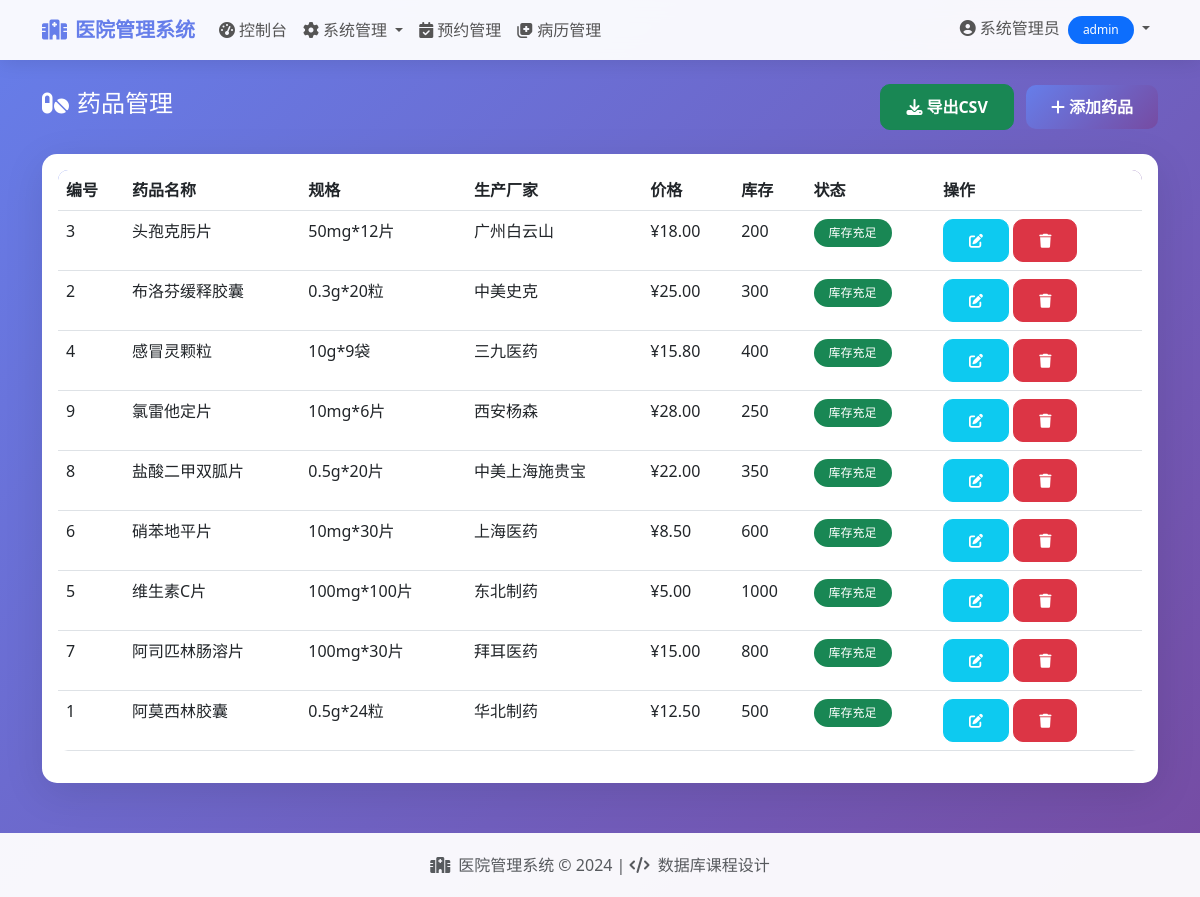
Page /admin/drugs (signed in) on the committed database.
### app.py (models this page shows, shortened)
class User(db.Model):
    __tablename__ = 'users'
    id = db.Column(db.Integer, primary_key=True)
    username = db.Column(db.String(80), unique=True, nullable=False, index=True)
    password_hash = db.Column(db.String(200), nullable=False)
    name = db.Column(db.String(100), nullable=False)
    role = db.Column(db.String(20), nullable=False)  # admin, doctor, patient
    phone = db.Column(db.String(20))
    email = db.Column(db.String(100))
    created_at = db.Column(db.DateTime, default=datetime.utcnow)
    department = db.Column(db.String(100))  # 科室
    title = db.Column(db.String(50))  # 职称
    description = db.Column(db.Text)  # 简介
    gender = db.Column(db.String(10))
    age = db.Column(db.Integer)
    address = db.Column(db.String(200))

class Drug(db.Model):
    __tablename__ = 'drugs'
    id = db.Column(db.Integer, primary_key=True)
    name = db.Column(db.String(100), nullable=False, index=True)
    specification = db.Column(db.String(200))  # 规格
    manufacturer = db.Column(db.String(200))  # 生产厂家
    price = db.Column(db.Float, nullable=False)  # 价格
    stock = db.Column(db.Integer, nullable=False, default=0)  # 库存
    description = db.Column(db.Text)
    created_at = db.Column(db.DateTime, default=datetime.utcnow)

### app.py (the view)
@app.route('/admin/drugs')
@login_required
@role_required('admin')
def admin_drugs():
    page = request.args.get('page', 1, type=int)
    drugs = Drug.query.order_by(Drug.name).paginate(page=page, per_page=10)
    return render_template('admin/drugs.html', drugs=drugs)

### app.py (called while the page is built)
def role_required(*roles):
    def decorator(f):
        @wraps(f)
        def decorated_function(*args, **kwargs):
            if not current_user.is_authenticated:
                return redirect(url_for('login'))
            if current_user.role not in roles:
                flash("您没有权限访问此页面", "danger")
                return redirect(url_for('index'))
            return f(*args, **kwargs)
        return decorated_function
    return decorator

@login_manager.user_loader
def load_user(user_id):
    return User.query.get(int(user_id))

### templates/admin/drugs.html (shortened to what this page needs)
{% extends "base.html" %}
{% block content %}
<div class="fade-in">
    <div class="d-flex justify-content-between align-items-center mb-4">
        <h4 class="text-white"><i class="fas fa-pills me-2"></i>药品管理</h4>
        <div>
            <a href="{{ url_for('admin_export_drugs') }}" class="btn btn-success me-2">
                <i class="fas fa-download me-1"></i>导出CSV
            </a>
            <button class="btn btn-primary" data-bs-toggle="modal" data-bs-target="#addDrugModal">
                <i class="fas fa-plus me-1"></i>添加药品
            </button>
        </div>
    </div>
    <div class="card">
        <div class="card-body">
            <div class="table-responsive">
                <table class="table table-hover">
                    <thead>
                        <tr>
                            <th>编号</th>
                            <th>药品名称</th>
                            <th>规格</th>
                            <th>生产厂家</th>
                            <th>价格</th>
                            <th>库存</th>
                            <th>状态</th>
                            <th>操作</th>
                        </tr>
                    </thead>
                    <tbody>
                        {% for drug in drugs.items %}
                        <tr>
                            <td>{{ drug.id }}</td>
                            <td>{{ drug.name }}</td>
                            <td>{{ drug.specification or '无' }}</td>
                            <td>{{ drug.manufacturer or '无' }}</td>
                            <td>¥{{ '%.2f'|format(drug.price) }}</td>
                            <td>{{ drug.stock }}</td>
                            <td>
                                {% if drug.stock < 50 %}
                                <span class="badge bg-danger">库存不足</span>
                                {% elif drug.stock < 200 %}
                                <span class="badge bg-warning">库存偏低</span>
                                {% else %}
                                <span class="badge bg-success">库存充足</span>
                                {% endif %}
                            </td>
                            <td>
                                <button class="btn btn-sm btn-info" onclick="editDrug({{ drug.id }})">
                                    <i class="fas fa-edit"></i>
                                </button>
                                <a href="{{ url_for('admin_delete_drug', id=drug.id) }}" class="btn btn-sm btn-danger" onclick="return confirm('确定删除该药品？')">
                                    <i class="fas fa-trash"></i>
                                </a>
                            </td>
                        </tr>
                        {% else %}
                        <tr>
                            <td colspan="8" class="text-center text-muted py-4">暂无药品数据</td>
                        </tr>
                        {% endfor %}
                    </tbody>
                </table>
            </div>
        </div>
    </div>
</div>
{% endblock %}

### templates/base.html (shortened to what this page needs)
<!DOCTYPE html>
<html lang="zh-CN">
<head>
    <link href="https://cdn.bootcdn.net/ajax/libs/twitter-bootstrap/5.3.0/css/bootstrap.min.css" rel="stylesheet">
    <link href="https://cdn.bootcdn.net/ajax/libs/font-awesome/6.4.0/css/all.min.css" rel="stylesheet">
</head>
<body>
    <nav class="navbar navbar-expand-lg">
        <div class="container">
            <a class="navbar-brand" href="{{ url_for('index') }}">
                <i class="fas fa-hospital me-2"></i>医院管理系统
            </a>
            <div class="collapse navbar-collapse" id="navbarNav">
                <ul class="navbar-nav me-auto">
                    {% if current_user.is_authenticated %}
                        {% if current_user.role == 'admin' %}
                        <li class="nav-item">
                            <a class="nav-link" href="{{ url_for('admin_dashboard') }}">
                                <i class="fas fa-tachometer-alt me-1"></i>控制台
                            </a>
                        </li>
                        <li class="nav-item dropdown">
                            <a class="nav-link dropdown-toggle" href="#" role="button" data-bs-toggle="dropdown">
                                <i class="fas fa-cog me-1"></i>系统管理
                            </a>
                        </li>
                        <li class="nav-item">
                            <a class="nav-link" href="{{ url_for('admin_appointments') }}">
                                <i class="fas fa-calendar-check me-1"></i>预约管理
                            </a>
                        </li>
                        <li class="nav-item">
                            <a class="nav-link" href="{{ url_for('admin_medical_records') }}">
                                <i class="fas fa-notes-medical me-1"></i>病历管理
                            </a>
                        </li>
                        {% endif %}
                    {% endif %}
                </ul>
                <ul class="navbar-nav">
                    {% if current_user.is_authenticated %}
                    <li class="nav-item dropdown">
                        <a class="nav-link dropdown-toggle" href="#" role="button" data-bs-toggle="dropdown">
                            <i class="fas fa-user-circle me-1"></i>{{ current_user.name }}
                            <span class="badge bg-primary ms-1">{{ current_user.role }}</span>
                        </a>
                    </li>
                    {% endif %}
                </ul>
            </div>
        </div>
    </nav>
    <div class="container mt-4 content-wrapper">
        {% block content %}{% endblock %}
    </div>
    <footer class="footer">
        <div class="container text-center">
            <p class="mb-0 text-muted">
                <i class="fas fa-hospital me-2"></i>医院管理系统 &copy; 2024 |
                <i class="fas fa-code me-1"></i> 数据库课程设计
            </p>
        </div>
    </footer>
</body>
</html>

### templates/base.html (style rules this page uses)
body { background: linear-gradient(135deg, #667eea 0%, #764ba2 100%); min-height: 100vh; }
.card { border: none; border-radius: 15px; box-shadow: 0 10px 40px rgba(0,0,0,0.1); }
.navbar { background: rgba(255,255,255,0.95) !important; backdrop-filter: blur(10px); box-shadow: 0 2px 20px rgba(0,0,0,0.1); }
.navbar-brand { font-weight: 700; color: #667eea !important; }
.nav-link { font-weight: 500; color: #555 !important; transition: all 0.3s; }
.btn-primary { background: linear-gradient(135deg, #667eea 0%, #764ba2 100%); border: none; border-radius: 10px; padding: 10px 25px; font-weight: 600; transition: all 0.3s; }
.btn-success { border-radius: 10px; padding: 10px 25px; font-weight: 600; }
.btn-danger { border-radius: 10px; padding: 10px 25px; font-weight: 600; }
.btn-info { border-radius: 10px; padding: 10px 25px; font-weight: 600; color: white; }
.table { border-radius: 10px; overflow: hidden; }
.table thead { background: linear-gradient(135deg, #667eea 0%, #764ba2 100%); color: white; }
.footer { background: rgba(255,255,255,0.95); padding: 20px 0; margin-top: 50px; }
.badge { padding: 8px 15px; border-radius: 20px; font-weight: 500; }
.content-wrapper { min-height: calc(100vh - 200px); }
.fade-in { animation: fadeIn 0.5s ease; }

### rows in the picture
User: name "系统管理员", role "admin"
Drug: id "3", name "头孢克肟片", specification "50mg*12片", manufacturer "广州白云山", price "18.00", stock "200", shows "库存充足"
Drug: id "2", name "布洛芬缓释胶囊", specification "0.3g*20粒", manufacturer "中美史克", price "25.00", stock "300", shows "库存充足"
Drug: id "4", name "感冒灵颗粒", specification "10g*9袋", manufacturer "三九医药", price "15.80", stock "400", shows "库存充足"
Drug: id "9", name "氯雷他定片", specification "10mg*6片", manufacturer "西安杨森", price "28.00", stock "250", shows "库存充足"
Drug: id "8", name "盐酸二甲双胍片", specification "0.5g*20片", manufacturer "中美上海施贵宝", price "22.00", stock "350", shows "库存充足"
Drug: id "6", name "硝苯地平片", specification "10mg*30片", manufacturer "上海医药", price "8.50", stock "600", shows "库存充足"
Drug: id "5", name "维生素C片", specification "100mg*100片", manufacturer "东北制药", price "5.00", stock "1000", shows "库存充足"
Drug: id "7", name "阿司匹林肠溶片", specification "100mg*30片", manufacturer "拜耳医药", price "15.00", stock "800", shows "库存充足"
Drug: id "1", name "阿莫西林胶囊", specification "0.5g*24粒", manufacturer "华北制药", price "12.50", stock "500", shows "库存充足"
